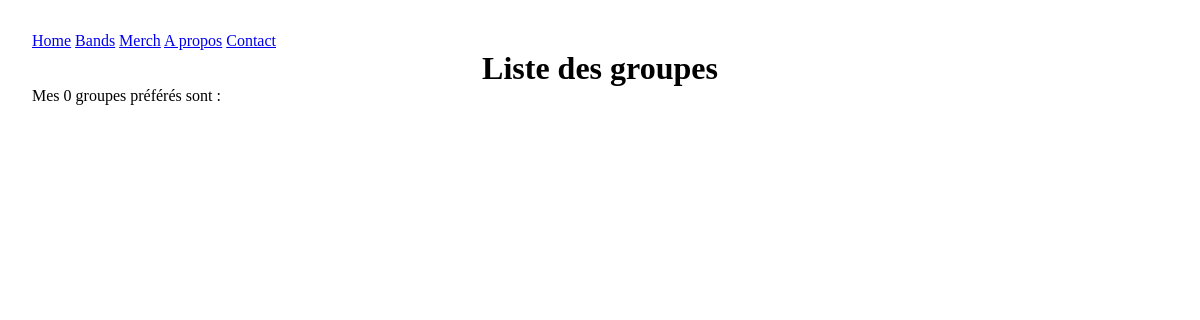
/hello/, run on an earlier commit of the app's database.
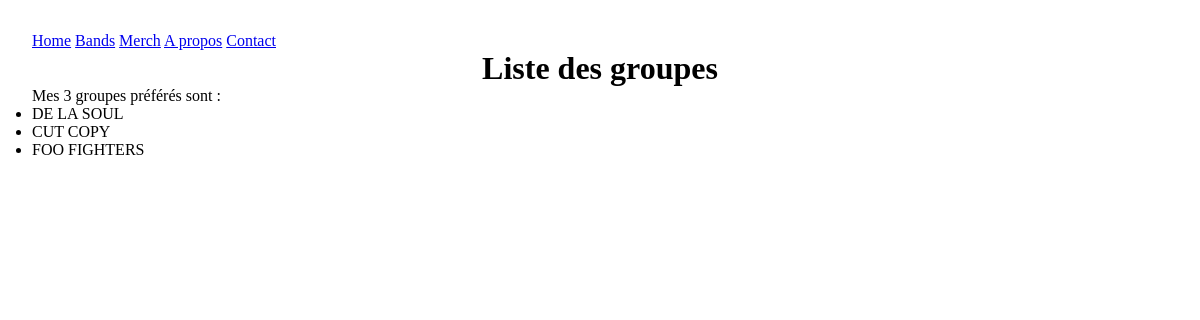
And on a later commit of the database.
### listings/models.py (models this page shows, shortened)
class Band(models.Model):
    class Genre(models.TextChoices):
        HIP_HOP = 'HH'
        SYNTH_POP = 'SP'
        ALTERNATIVE_ROCK = 'AR'
    name = models.fields.CharField(max_length=100)
    genre = models.fields.CharField(choices=Genre.choices, max_length=50, default='HH')
    biography = models.fields.CharField(max_length=1000, default='', blank=True)
    year_formed = models.fields.IntegerField(validators=[MinValueValidator(1900), MaxValueValidator(2021)])
    active = models.fields.BooleanField(default=True)
    official_homepage = models.fields.URLField(null=True, blank=True)

### listings/views.py (the view)
# urls.py: path('hello/', views.hello),
def hello(request):
        bands = Band.objects.all()
        return render(request,
                'listings/hello.html',
                context={'bands': bands})

### listings/templates/listings/hello.html
{% extends 'listings/base.html' %} {% block content %}
<h1>Liste des groupes</h1>
<p>Mes {{ bands|length }} groupes préférés sont :</p>
<ul>
	{% for band in bands %}
	<li>{{ band.name|upper }}</li>
	{% endfor %}
</ul>
{% endblock %}

What changed in the data, as far as the page shows it:
added Band: name "DE LA SOUL"
added Band: name "CUT COPY"
added Band: name "FOO FIGHTERS"
Also different on the page:
{{ bands|length }}: "0" → "3"
